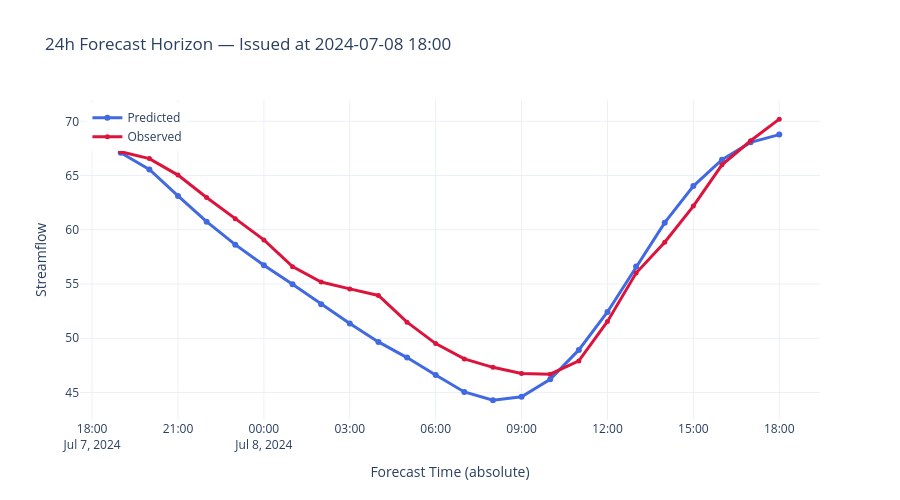

This figure's notebook cell:
### Code cell
plot_forecast_horizon_24h(
    xr_ds,
    issue_date="2024-07-08 18:00:00"
).show()
